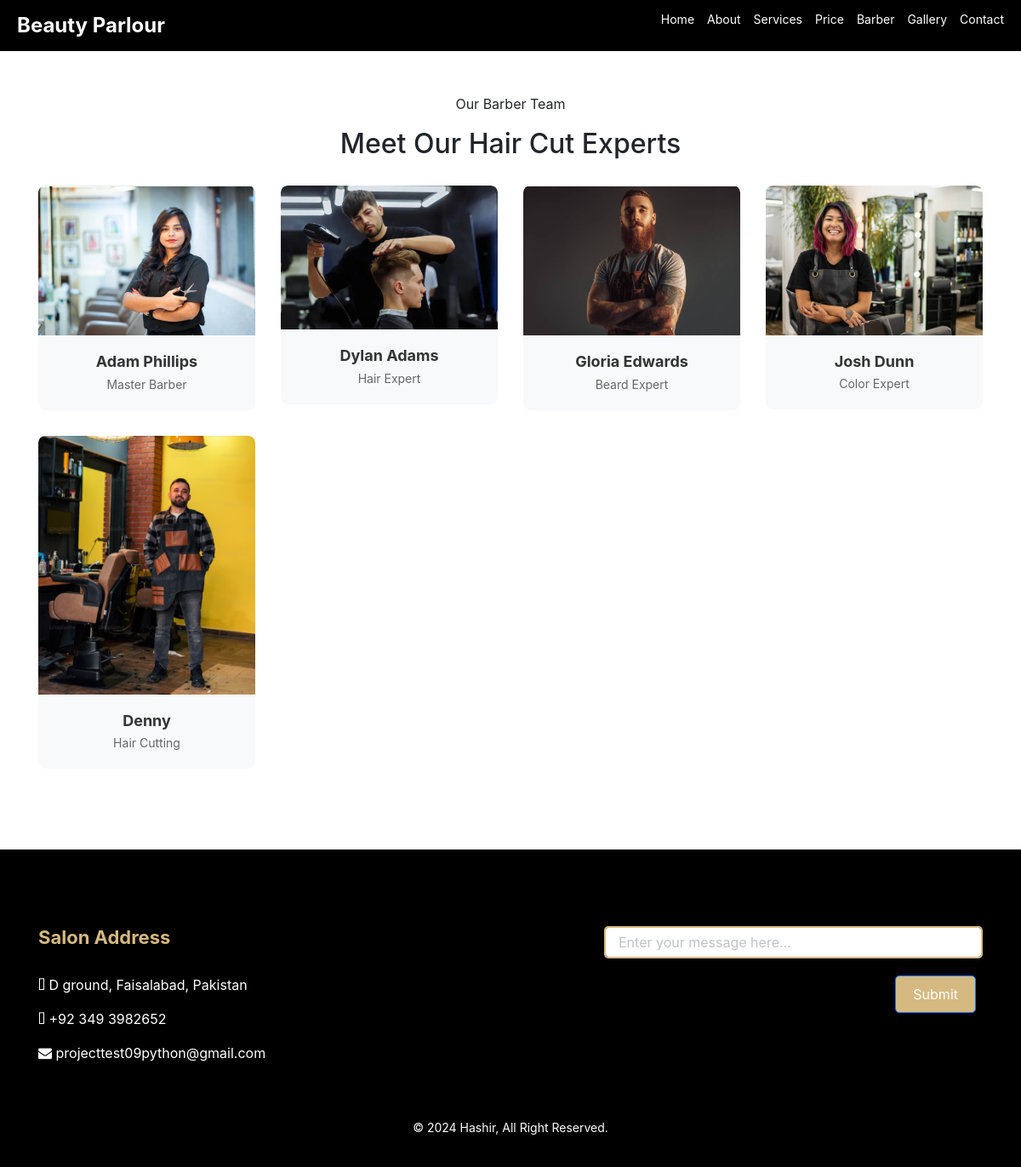
The app's page /team with its own data.
### beauty_parlour/models.py (models this page shows)
class Barber(models.Model):
    barber_picture = models.ImageField()
    barber_name = models.CharField(max_length=20)
    barber_profession = models.CharField(max_length=100)

### beauty_parlour/views.py (the view)
# urls.py: path('team', views.team, name='team'),
def team(request):
    data = Barber.objects.all()
    li = []
    for i in data:
        li.append(i)
    data = li
    if request.method == "POST":
        return footer_message(request)
    return render(request, 'team.html',{'data':data})

### beauty_parlour/templates/team.html (shortened to what this page needs)
{% load static %}
<!DOCTYPE html>
<html lang="en">
<head>
    <link href="https://stackpath.bootstrapcdn.com/bootstrap/4.4.1/css/bootstrap.min.css" rel="stylesheet">
    <link href="https://cdnjs.cloudflare.com/ajax/libs/font-awesome/5.10.0/css/all.min.css" rel="stylesheet">
    <link rel="stylesheet" href="https://cdnjs.cloudflare.com/ajax/libs/font-awesome/4.7.0/css/font-awesome.min.css">
    <link href="{% static 'lib/animate/animate.min.css' %}" rel="stylesheet">
    <link href="{% static 'lib/owlcarousel/assets/owl.carousel.min.css' %}" rel="stylesheet">
    <link href="{% static 'lib/lightbox/css/lightbox.min.css' %}" rel="stylesheet">
    <link href="{% static 'team.css' %}" rel="stylesheet">
</head>
<body>
    <nav class="navbar">
        <a href="{% url 'home' %}" class="logo">Beauty <span>Parlour</span></a>
        <ul>
            <li><a href="{% url 'home' %}">Home</a></li>
            <li><a href="{% url 'about' %}">About</a></li>
            <li><a href="{% url 'service' %}">Services</a></li>
            <li><a href="{% url 'price' %}">Price</a></li>
            <li><a href="{% url 'team' %}">Barber</a></li>
            <li><a href="{% url 'gallery' %}">Gallery</a></li>
            <li><a href="{% url 'contact' %}">Contact</a></li>
        </ul>
    </nav>
    <div class="team">
        <div class="container">
            <div class="section-header text-center">
                <p>Our Barber Team</p>
                <h2>Meet Our Hair Cut Experts</h2>
            </div>
            <div class="row">
                <div class="col-lg-3 col-md-6">
                    <div class="team-item">
                        <div class="team-img">
                            <img src="{% static 'team_1.png' %}" alt="Adam Phillips">
                        </div>
                        <div class="team-text">
                            <h2>Adam Phillips</h2>
                            <p>Master Barber</p>
                        </div>
                    </div>
                </div>
                <div class="col-lg-3 col-md-6">
                    <div class="team-item">
                        <div class="team-img">
                            <img src="{% static 'team_2.png' %}" alt="Dylan Adams">
                        </div>
                        <div class="team-text">
                            <h2>Dylan Adams</h2>
                            <p>Hair Expert</p>
                        </div>
                    </div>
                </div>
                <div class="col-lg-3 col-md-6">
                    <div class="team-item">
                        <div class="team-img">
                            <img src="{% static 'team_3.png' %}" alt="Gloria Edwards">
                        </div>
                        <div class="team-text">
                            <h2>Gloria Edwards</h2>
                            <p>Beard Expert</p>
                        </div>
                    </div>
                </div>
                <div class="col-lg-3 col-md-6">
                    <div class="team-item">
                        <div class="team-img">
                            <img src="{% static 'team_4.png' %}" alt="Josh Dunn">
                        </div>
                        <div class="team-text">
                            <h2>Josh Dunn</h2>
                            <p>Color Expert</p>
                        </div>
                    </div>
                </div>
                {% for i in data %}
                <div class="col-lg-3 col-md-6">
                    <div class="team-item">
                        <div class="team-img">
                            <img src="media//{{i.barber_picture}}" alt="{{i.barber_name}}">
                        </div>
                        <div class="team-text">
                            <h2>{{i.barber_name}}</h2>
                            <p>{{i.barber_profession}}</p>
                        </div>
                    </div>
                </div>
                {% endfor %}
            </div>
        </div>
    </div>
    <div class="footer">
        <div class="container">
            <div class="row">
                <div class="col-lg-7">
                    <div class="row">
                        <div class="col-md-6">
                            <div class="footer-contact">
                                <h2>Salon Address</h2>
                                <p><i class="fa fa-map-marker-alt"></i> D ground, Faisalabad, Pakistan</p>
                                <p><i class="fa fa-phone-alt"></i> +92 349 3982652</p>
                                <p><i class="fa fa-envelope"></i> projecttest09python@gmail.com</p>
                            </div>
                        </div>
                    </div>
                </div>
                <div class="col-lg-5">
                    <div class="footer-newsletter">
                        <div class="form">
                            <form id="messageForm">
                                <input type="text" id="content" name="content" class="form-control" placeholder="Enter your message here...">
                                <button type="submit" class="btn btn-primary mt-2">Submit</button>
                            </form>
                        </div>
                    </div>
                </div>
            </div>
        </div>
        <div class="container copyright">
            <p>&copy; 2024 Hashir, All Right Reserved.</p>
        </div>
    </div>
</body>
</html>

### beauty_parlour/static/team.css (style rules this page uses)
.navbar { display: flex; justify-content: space-between; background-color: black; color: white; padding: 10px 20px; }
.navbar .logo { font-size: 24px; font-weight: bold; text-decoration: none; color: white; }
.navbar ul { list-style: none; display: flex; gap: 15px; }
.navbar ul li a { text-decoration: none; color: white; font-size: 14px; }
.team { width: 100%; padding: 50px 0 20px; }
.team .section-header { margin-bottom: 30px; }
.team .team-item { margin-bottom: 30px; overflow: hidden; border-radius: 8px; transition: transform 0.3s ease-in-out, box-shadow 0.3s ease-in-out; }
.team .team-img { position: relative; overflow: hidden; border-radius: 8px 8px 0 0; }
.team .team-img img { width: 100%; display: block; transition: transform 0.3s ease-in-out; }
.team .team-text { padding: 20px; text-align: center; background: #f8f9fa; border-radius: 0 0 8px 8px; transition: background-color 0.3s ease, color 0.3s ease; }
.team .team-text h2 { font-size: 18px; font-weight: bold; color: #333; margin-bottom: 5px; transition: color 0.3s ease; }
.team .team-text p { font-size: 14px; color: #666; margin: 0; transition: color 0.3s ease; }
.footer { position: relative; margin-top: 45px; padding-top: 90px; background: #000; }
.footer .footer-contact, .footer .footer-link, .footer .footer-newsletter { position: relative; margin-bottom: 45px; color: #fff; }
.footer .footer-contact h2, .footer .footer-link h2, .footer .footer-newsletter h2 { position: relative; margin-bottom: 30px; font-size: 22px; font-weight: 700; color: rgb(213, 185, 129); }
.footer .footer-newsletter .btn { position: absolute; top: 50px; right: 8px; height: 44px; padding: 8px 20px; background-color: rgb(213, 185, 129); color: #fff; border-radius: 5px; font-size: 16px; }
.footer .footer-newsletter .form { width: 100%; }
.footer .footer-newsletter input { width: 100%; padding: 15px; border-radius: 5px; border: 2px solid rgb(213, 185, 129); font-size: 16px; }
.footer .footer-newsletter input::placeholder { color: #BDC3C7; }
.footer .copyright { text-align: center; padding: 20px; background: #000; color: #fff; font-size: 14px; }

### records on screen
Barber: barber_picture (picture), barber_name "Denny", barber_profession "Hair Cutting"
